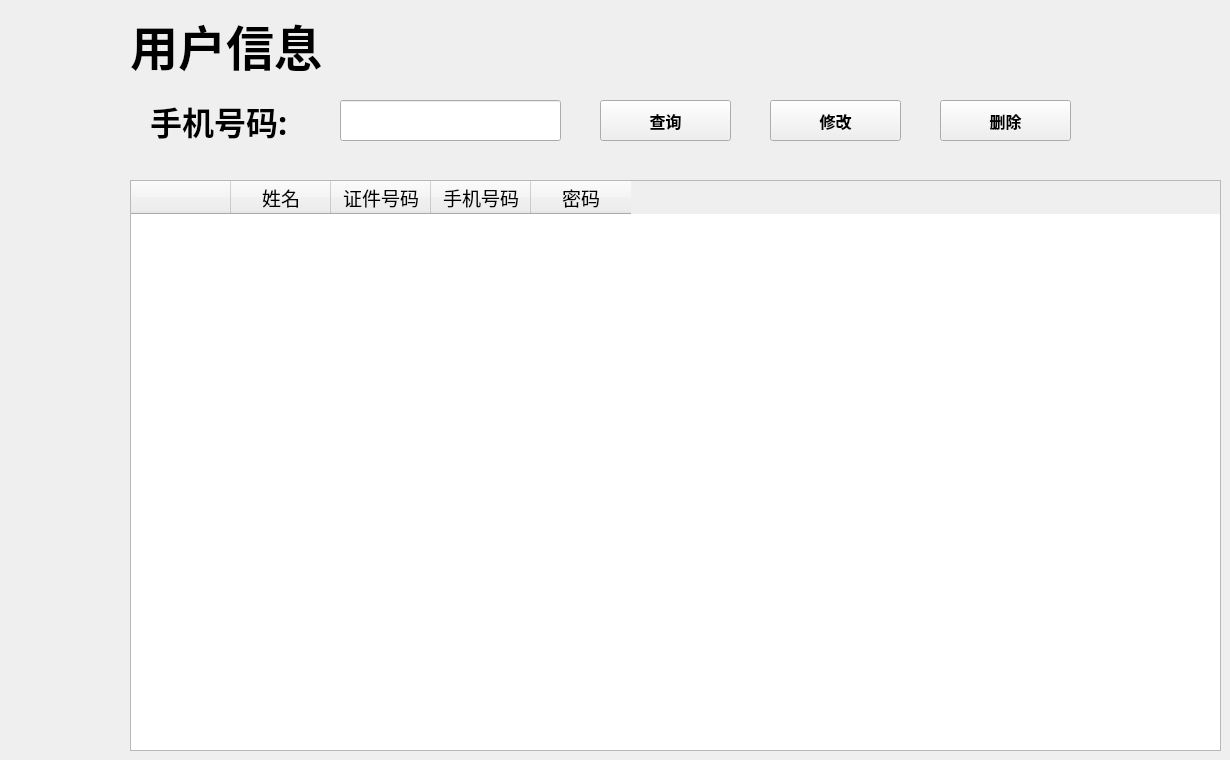
    <widget class="QWidget" name="userInfoPage">
     <widget class="QLabel" name="userInfoLabel">
      <property name="geometry">
       <rect>
        <x>130</x>
        <y>10</y>
        <width>241</width>
        <height>71</height>
       </rect>
      </property>
      <property name="font">
       <font>
        <family>Alibaba PuHuiTi 3.0</family>
        <pointsize>36</pointsize>
        <bold>true</bold>
       </font>
      </property>
      <property name="text">
       <string>用户信息</string>
      </property>
     </widget>
     <widget class="QTableWidget" name="userInfoTableWidget">
      <property name="geometry">
       <rect>
        <x>130</x>
        <y>180</y>
        <width>1091</width>
        <height>571</height>
       </rect>
      </property>
      <property name="sizePolicy">
       <sizepolicy hsizetype="Preferred" vsizetype="Preferred">
        <horstretch>0</horstretch>
        <verstretch>0</verstretch>
       </sizepolicy>
      </property>
      <property name="font">
       <font>
        <family>Alibaba PuHuiTi 3.0</family>
        <pointsize>14</pointsize>
       </font>
      </property>
      <property name="styleSheet">
       <string notr="true">/*
 * MacOS Style Sheet for QT Applications
 * Author: Jaime A. Quiroga P.
 * Company: GTRONICK
 * Last updated: 25/12/2020, 23:10.
 * Available at: https://github.com/GTRONICK/QSS/blob/master/MacOS.qss
 */
QMainWindow {
    background-color:#ececec;
}
QPushButton, QToolButton, QCommandLinkButton{
    padding: 0 5px 0 5px;
    border-style: solid;
    border-top-color: qlineargradient(spread:pad, x1:0, y1:0, x2:0, y2:1, stop:0 #c1c9cf, stop:1 #d2d8dd);
    border-right-color: qlineargradient(spread:pad, x1:1, y1:0, x2:0, y2:0, stop:0 #c1c9cf, stop:1 #d2d8dd);
    border-bottom-color: qlineargradient(spread:pad, x1:0, y1:1, x2:0, y2:0, stop:0 #c1c9cf, stop:1 #d2d8dd);
    border-left-color: qlineargradient(spread:pad, x1:0, y1:0, x2:1, y2:0, stop:0 #c1c9cf, stop:1 #d2d8dd);
    border-width: 2px;
    border-radius: 8px;
    color: #616161;
    font-weight: bold;
    background-color: qlineargradient(spread:pad, x1:0.5, y1:0, x2:0.5, y2:1, stop:0 #fbfdfd, stop:0.5 #ffffff, stop:1 #fbfdfd);
}
QPushButton::default, QToolButton::default, QCommandLinkButton::default{
    border: 2px solid transparent;
    color: #FFFFFF;
    background-color: qlineargradient(spread:pad, x1:0.5, y1:0, x2:0.5, y2:1, stop:0 #84afe5, stop:1 #1168e4);
}
QPushButton:hover, QToolButton:hover, QCommandLinkButton:hover{
    color: #3d3d3d;
}
QPushButton:pressed, QToolButton:pressed, QCommandLinkButton:pressed{
    color: #aeaeae;
    background-color: qlineargradient(spread:pad, x1:0.5, y1:0, x2:0.5, y2:1, stop:0 #ffffff, stop:0.5 #fbfdfd, stop:1 #ffffff);
}
QPushButton:disabled, QToolButton:disabled, QCommandLinkButton:disabled{
    color: #616161;
    background-color: qlineargradient(spread:pad, x1:0.5, y1:0, x2:0.5, y2:1, stop:0 #dce7eb, stop:0.5 #e0e8eb, stop:1 #dee7ec);
}
QLineEdit, QTextEdit, QPlainTextEdit, QSpinBox, QDoubleSpinBox, QTimeEdit, QDateEdit, QDateTimeEdit {
    border-width: 2px;
    border-radius: 8px;
    border-style: solid;
    border-top-color: qlineargradient(spread:pad, x1:0.5, y1:1, x2:0.5, y2:0, stop:0 #c1c9cf, stop:1 #d2d8dd);
    border-right-color: qlineargradient(spread:pad, x1:0, y1:0, x2:1, y2:0, stop:0 #c1c9cf, stop:1 #d2d8dd);
    border-bottom-color: qlineargradient(spread:pad, x1:0.5, y1:0, x2:0.5, y2:1, stop:0 #c1c9cf, stop:1 #d2d8dd);
    border-left-color: qlineargradient(spread:pad, x1:1, y1:0, x2:0, y2:0, stop:0 #c1c9cf, stop:1 #d2d8dd);
    background-color: #f4f4f4;
    color: #3d3d3d;
}
QLineEdit:focus, QTextEdit:focus, QPlainTextEdit:focus, QSpinBox:focus, QDoubleSpinBox:focus, QTimeEdit:focus, QDateEdit:focus, QDateTimeEdit:focus {
    border-width: 2px;
    border-radius: 8px;
    border-style: solid;
    border-top-color: qlineargradient(spread:pad, x1:0.5, y1:1, x2:0.5, y2:0, stop:0 #85b7e3, stop:1 #9ec1db);
    border-right-color: qlineargradient(spread:pad, x1:0, y1:0, x2:1, y2:0, stop:0 #85b7e3, stop:1 #9ec1db);
    border-bottom-color: qlineargradient(spread:pad, x1:0.5, y1:0, x2:0.5, y2:1, stop:0 #85b7e3, stop:1 #9ec1db);
    border-left-color: qlineargradient(spread:pad, x1:1, y1:0, x2:0, y2:0, stop:0 #85b7e3, stop:1 #9ec1db);
    background-color: #f4f4f4;
    color: #3d3d3d;
}
QLineEdit:disabled, QTextEdit:disabled, QPlainTextEdit:disabled, QSpinBox:disabled, QDoubleSpinBox:disabled, QTimeEdit:disabled, QDateEdit:disabled, QDateTimeEdit:disabled {
    color: #b9b9b9;
}
QSpinBox::up-button, QDoubleSpinBox::up-button, QTimeEdit::up-button, QDateEdit::up-button, QDateTimeEdit::up-button {
    subcontrol-origin: padding;
    subcontrol-position: top right;
    width: 15px;
    color: #272727;
    border-left-width: 1px;
    border-left-color: darkgray;
    border-left-style: solid;
    border-top-right-radius: 3px;
    padding: 3px;
}
QSpinBox::down-button, QDoubleSpinBox::down-button, QTimeEdit::down-button, QDateEdit::down-button, QDateTimeEdit::down-button {
    subcontrol-origin: padding;
    subcontrol-position: bottom right;
    width: 15px;
    color: #272727;
    border-left-width: 1px;
    border-left-color: darkgray;
    border-left-style: solid;
    border-bottom-right-radius: 3px;
    padding: 3px;
}
QSpinBox::up-button:pressed, QDoubleSpinBox::up-button:pressed, QTimeEdit::up-button:pressed, QDateEdit::up-button:pressed, QDateTimeEdit::up-button:pressed {
    color: #aeaeae;
    background-color: qlineargradient(spread:pad, x1:0.5, y1:0, x2:0.5, y2:1, stop:0 #ffffff, stop:0.5 #fbfdfd, stop:1 #ffffff);
}
QSpinBox::down-button:pressed, QDoubleSpinBox::down-button:pressed, QTimeEdit::down-button:pressed, QDateEdit::down-button:pressed, QDateTimeEdit::down-button:pressed {
    color: #aeaeae;
    background-color: qlineargradient(spread:pad, x1:0.5, y1:0, x2:0.5, y2:1, stop:0 #ffffff, stop:0.5 #fbfdfd, stop:1 #ffffff);
}
QSpinBox::up-button:hover, QDoubleSpinBox::up-button:hover, QTimeEdit::up-button:hover, QDateEdit::up-button:hover, QDateTimeEdit::up-button:hover {
    color: #FFFFFF;
    border-top-right-radius: 5px;
    background-color: qlineargradient(spread:pad, x1:0.5, y1:0, x2:0.5, y2:1, stop:0 #84afe5, stop:1 #1168e4);
    
}
QSpinBox::down-button:hover, QDoubleSpinBox::down-button:hover, QTimeEdit::down-button:hover, QDateEdit::down-button:hover, QDateTimeEdit::down-button:hover {
    color: #FFFFFF;
    border-bottom-right-radius: 5px;
    background-color: qlineargradient(spread:pad, x1:0.5, y1:0, x2:0.5, y2:1, stop:0 #84afe5, stop:1 #1168e4);
}
QSpinBox::up-arrow, QDoubleSpinBox::up-arrow, QTimeEdit::up-arrow, QDateEdit::up-arrow, QDateTimeEdit::up-arrow {
    image: url(/usr/share/icons/Adwaita/16x16/actions/go-up-symbolic.symbolic.png);
}
QSpinBox::down-arrow, QDoubleSpinBox::down-arrow, QTimeEdit::down-arrow, QDateEdit::down-arrow, QDateTimeEdit::down-arrow {
    image: url(/usr/share/icons/Adwaita/16x16/actions/go-down-symbolic.symbolic.png);
}
QProgressBar {
    max-height: 8px;
    text-align: center;
    font: italic bold 11px;
    color: #3d3d3d;
    border: 1px solid transparent;
    border-radius:4px;
    background-color: qlineargradient(spread:pad, x1:0, y1:0, x2:0, y2:1, stop:0 #ddd5d5, stop:0.5 #dad3d3, stop:1 #ddd5d5);
}
QProgressBar::chunk {
    background-color: qlineargradient(spread:pad, x1:0, y1:0, x2:0, y2:1, stop:0 #467dd1, stop:0.5 #3b88fc, stop:1 #467dd1);
    border-radius: 4px;
}
QProgressBar:disabled {
    color: #616161;
}
QProgressBar::chunk:disabled {
    background-color: #aeaeae;
}
QSlider::groove {
    border: 1px solid #bbbbbb;
    background-color: #52595d;
    border-radius: 4px;
}
QSlider::groove:horizontal {
    height: 6px;
}
QSlider::groove:vertical {
    width: 6px;
}
QSlider::handle:horizontal {
    background: #ffffff;
    border-style: solid;
    border-width: 1px;
    border-color: rgb(207,207,207);
    width: 12px;
    margin: -5px 0;
    border-radius: 7px;
}
QSlider::handle:vertical {
    background: #ffffff;
    border-style: solid;
    border-width: 1px;
    border-color: rgb(207,207,207);
    height: 12px;
    margin: 0 -5px;
    border-radius: 7px;
}
QSlider::add-page, QSlider::sub-page {
    border: 1px transparent;
    background-color: #52595d;
    border-radius: 4px;
}
QSlider::add-page:horizontal {
    background: qlineargradient(spread:pad, x1:0, y1:0, x2:0, y2:1, stop:0 #ddd5d5, stop:0.5 #dad3d3, stop:1 #ddd5d5);
}
QSlider::sub-page:horizontal {
    background-color: qlineargradient(spread:pad, x1:0, y1:0, x2:1, y2:0, stop:0 #467dd1, stop:0.5 #3b88fc, stop:1 #467dd1);
}
QSlider::add-page:vertical {
    background-color: qlineargradient(spread:pad, x1:0, y1:0, x2:0, y2:1, stop:0 #467dd1, stop:0.5 #3b88fc, stop:1 #467dd1);
}
QSlider::sub-page:vertical {
    background: qlineargradient(spread:pad, x1:0, y1:0, x2:1, y2:0, stop:0 #ddd5d5, stop:0.5 #dad3d3, stop:1 #ddd5d5);
}
QSlider::add-page:horizontal:disabled, QSlider::sub-page:horizontal:disabled, QSlider::add-page:vertical:disabled, QSlider::sub-page:vertical:disabled {
    background: #b9b9b9;
}
QComboBox, QFontComboBox {
    border-width: 2px;
    border-radius: 8px;
    border-style: solid;
    border-top-color: qlineargradient(spread:pad, x1:0.5, y1:1, x2:0.5, y2:0, stop:0 #c1c9cf, stop:1 #d2d8dd);
    border-right-color: qlineargradient(spread:pad, x1:0, y1:0, x2:1, y2:0, stop:0 #c1c9cf, stop:1 #d2d8dd);
    border-bottom-color: qlineargradient(spread:pad, x1:0.5, y1:0, x2:0.5, y2:1, stop:0 #c1c9cf, stop:1 #d2d8dd);
    border-left-color: qlineargradient(spread:pad, x1:1, y1:0, x2:0, y2:0, stop:0 #c1c9cf, stop:1 #d2d8dd);
    background-color: #f4f4f4;
    color: #272727;
    padding-left: 5px;
}
QComboBox:editable, QComboBox:!editable, QComboBox::drop-down:editable, QComboBox:!editable:on, QComboBox::drop-down:editable:on {
    background: #ffffff;
}
QComboBox::drop-down {
    subcontrol-origin: padding;
    subcontrol-position: top right;
    width: 15px;
    color: #272727;
    border-left-width: 1px;
    border-left-color: darkgray;
    border-left-style: solid;
    border-top-right-radius: 3px;
    border-bottom-right-radius: 3px;
}
QComboBox::down-arrow {
    image: url(/usr/share/icons/Adwaita/16x16/actions/go-down-symbolic.symbolic.png); /*Adawaita icon thene*/
}

QComboBox::down-arrow:on {
    top: 1px;
    left: 1px;
}
QComboBox QAbstractItemView {
    border: 1px solid darkgray;
    border-radius: 8px;
    selection-background-color: #dadada;
    selection-color: #272727;
    color: #272727;
    background: white;
}
QLabel, QCheckBox, QRadioButton {
    color: #272727;
}
QCheckBox {
    padding: 2px;
}
QCheckBox:disabled, QRadioButton:disabled {
    color: #808086;
    padding: 2px;
}

QCheckBox:hover {
    border-radius:4px;
    border-style:solid;
    padding-left: 1px;
    padding-right: 1px;
    padding-bottom: 1px;
    padding-top: 1px;
    border-width:1px;
    border-color: transparent;
}
QCheckBox::indicator:checked {
    image: url(/usr/share/icons/Adwaita/16x16/actions/object-select-symbolic.symbolic.png);
    height: 15px;
    width: 15px;
    border-style:solid;
    border-width: 1px;
    border-color: #48a5fd;
    color: #ffffff;
    border-radius: 3px;
    background-color: qlineargradient(spread:pad, x1:0, y1:0, x2:0, y2:1, stop:0 #48a5fd, stop:0.5 #329cfb, stop:1 #48a5fd);
}
QCheckBox::indicator:unchecked {
    
    height: 15px;
    width: 15px;
    border-style:solid;
    border-width: 1px;
    border-color: #48a5fd;
    border-radius: 3px;
    background-color: #fbfdfa;
}
QLCDNumber {
    color: #616161;;
}
QMenuBar {
    background-color: #ececec;
}
QMenuBar::item {
    color: #616161;
    spacing: 3px;
    padding: 1px 4px;
    background-color: #ececec;
}

QMenuBar::item:selected {
    background-color: #dadada;
    color: #3d3d3d;
}
QMenu {
    background-color: #ececec;
}
QMenu::item:selected {
    background-color: #dadada;
    color: #3d3d3d;
}
QMenu::item {
    color: #616161;;
    background-color: #e0e0e0;
}
QTabWidget {
    color:rgb(0,0,0);
    background-color:#000000;
}
QTabWidget::pane {
    border-color: #050a0e;
    background-color: #e0e0e0;
    border-width: 1px;
    border-radius: 4px;
    position: absolute;
    top: -0.5em;
    padding-top: 0.5em;
}

QTabWidget::tab-bar {
    alignment: center;
}

QTabBar::tab {
    border-bottom: 1px solid #c0c0c0;
    padding: 3px;
    color: #272727;
    background-color: #fefefc;
    margin-left:0px;
}
QTabBar::tab:!last {
    border-right: 1px solid;
    border-right-color: #c0c0c0;
    border-bottom-color: #c0c0c0;
}
QTabBar::tab:first {
    border-top-left-radius: 4px;
    border-bottom-left-radius: 4px;
}
QTabBar::tab:last {
    border-top-right-radius: 4px;
    border-bottom-right-radius: 4px;
}
QTabBar::tab:selected, QTabBar::tab:last:selected, QTabBar::tab:hover {
    color: #FFFFFF;
    background-color: qlineargradient(spread:pad, x1:0.5, y1:0, x2:0.5, y2:1, stop:0 #84afe5, stop:1 #1168e4);
}
QRadioButton::indicator {
    height: 14px;
    width: 14px;
    border-style:solid;
    border-radius:7px;
    border-width: 1px;
}
QRadioButton::indicator:checked {
    border-color: #48a5fd;
    background-color: qradialgradient(cx:0.5, cy:0.5, radius:0.4,fx:0.5, fy:0.5, stop:0 #ffffff, stop:0.5 #ffffff, stop:0.6 #48a5fd, stop:1 #48a5fd);
}
QRadioButton::indicator:!checked {
    border-color: #a9b7c6;
    background-color: #fbfdfa;
}
QStatusBar {
    color:#027f7f;
}

QDial {
    background: #16a085;
}

QToolBox {
    color: #a9b7c6;
    background-color: #222b2e;
}
QToolBox::tab {
    color: #a9b7c6;
    background-color:#222b2e;
}
QToolBox::tab:selected {
    color: #FFFFFF;
    background-color:#222b2e;
}
QScrollArea {
    color: #FFFFFF;
    background-color:#222b2e;
}

QScrollBar:horizontal {
	max-height: 10px;
	border: 1px transparent grey;
	margin: 0px 20px 0px 20px;
	background: transparent;
}
QScrollBar:vertical {
	max-width: 10px;
	border: 1px transparent grey;
	margin: 20px 0px 20px 0px;
	background: transparent;
}
QScrollBar::handle:vertical, QScrollBar::handle:horizontal {
	background: #52595d;
	border-style: transparent;
	border-radius: 4px;
	min-height: 25px;
}
QScrollBar::handle:horizontal:hover, QScrollBar::handle:vertical:hover {
	background: qlineargradient(spread:pad, x1:0, y1:0, x2:1, y2:0, stop:0 #467dd1, stop:0.5 #3b88fc, stop:1 #467dd1);
}
QScrollBar::add-line, QScrollBar::sub-line {
    border: 2px transparent grey;
    border-radius: 4px;
    subcontrol-origin: margin;
    background: #b9b9b9;
}
QScrollBar::add-line:horizontal {
    width: 20px;
    subcontrol-position: right;
}
QScrollBar::add-line:vertical {
    height: 20px;
    subcontrol-position: bottom;
}
QScrollBar::sub-line:horizontal {
    width: 20px;
    subcontrol-position: left;
}
QScrollBar::sub-line:vertical {
    height: 20px;
    subcontrol-position: top;
}
QScrollBar::add-line:vertical:pressed, QScrollBar::add-line:horizontal:pressed, QScrollBar::sub-line:horizontal:pressed, QScrollBar::sub-line:vertical:pressed {
    background: qlineargradient(spread:pad, x1:0, y1:0, x2:1, y2:0, stop:0 #467dd1, stop:0.5 #3b88fc, stop:1 #467dd1);
}
QScrollBar::add-page:horizontal, QScrollBar::sub-page:horizontal, QScrollBar::add-page:vertical, QScrollBar::sub-page:vertical {
    background: none;
}
QScrollBar::up-arrow:vertical {
    image: url(/usr/share/icons/Adwaita/16x16/actions/go-up-symbolic.symbolic.png);
}
QScrollBar::down-arrow:vertical {
    image: url(/usr/share/icons/Adwaita/16x16/actions/go-down-symbolic.symbolic.png);
}
QScrollBar::left-arrow:horizontal {
    image: url(/usr/share/icons/Adwaita/16x16/actions/go-previous-symbolic.symbolic.png);
}
QScrollBar::right-arrow:horizontal {
    image: url(/usr/share/icons/Adwaita/16x16/actions/go-next-symbolic.symbolic.png);
}
</string>
      </property>
      <column>
       <property name="text">
        <string/>
       </property>
       <property name="font">
        <font>
         <family>Alibaba PuHuiTi 3.0</family>
         <pointsize>14</pointsize>
        </font>
       </property>
      </column>
      <column>
       <property name="text">
        <string>姓名</string>
       </property>
       <property name="font">
        <font>
         <family>Alibaba PuHuiTi 3.0</family>
         <pointsize>14</pointsize>
        </font>
       </property>
      </column>
      <column>
       <property name="text">
        <string>证件号码</string>
       </property>
       <property name="font">
        <font>
         <family>Alibaba PuHuiTi 3.0</family>
         <pointsize>14</pointsize>
        </font>
       </property>
      </column>
      <column>
       <property name="text">
        <string>手机号码</string>
       </property>
       <property name="font">
        <font>
         <family>Alibaba PuHuiTi 3.0</family>
         <pointsize>14</pointsize>
        </font>
       </property>
      </column>
      <column>
       <property name="text">
        <string>密码</string>
       </property>
       <property name="font">
        <font>
         <family>Alibaba PuHuiTi 3.0</family>
         <pointsize>14</pointsize>
        </font>
       </property>
      </column>
     </widget>
     <widget class="QLabel" name="userTelLabel">
      <property name="geometry">
       <rect>
        <x>150</x>
        <y>100</y>
        <width>171</width>
        <height>41</height>
       </rect>
      </property>
      <property name="font">
       <font>
        <family>Alibaba PuHuiTi 3.0</family>
        <pointsize>24</pointsize>
        <bold>true</bold>
       </font>
      </property>
      <property name="text">
       <string>手机号码:</string>
      </property>
     </widget>
     <widget class="QLineEdit" name="userTelLineEdit">
      <property name="geometry">
       <rect>
        <x>340</x>
        <y>100</y>
        <width>221</width>
        <height>41</height>
       </rect>
      </property>
      <property name="font">
       <font>
        <family>Alibaba PuHuiTi 3.0</family>
        <pointsize>24</pointsize>
       </font>
      </property>
     </widget>
     <widget class="QPushButton" name="userQueryPushButton">
      <property name="geometry">
       <rect>
        <x>600</x>
        <y>100</y>
        <width>131</width>
        <height>41</height>
       </rect>
      </property>
      <property name="font">
       <font>
        <family>Alibaba PuHuiTi 3.0</family>
        <pointsize>12</pointsize>
        <bold>true</bold>
       </font>
      </property>
      <property name="text">
       <string>查询</string>
      </property>
     </widget>
     <widget class="QPushButton" name="userModifyPushButton">
      <property name="geometry">
       <rect>
        <x>770</x>
        <y>100</y>
        <width>131</width>
        <height>41</height>
       </rect>
      </property>
      <property name="font">
       <font>
        <family>Alibaba PuHuiTi 3.0</family>
        <pointsize>12</pointsize>
        <bold>true</bold>
       </font>
      </property>
      <property name="text">
       <string>修改</string>
      </property>
     </widget>
     <widget class="QPushButton" name="userDeletePushButton">
      <property name="geometry">
       <rect>
        <x>940</x>
        <y>100</y>
        <width>131</width>
        <height>41</height>
       </rect>
      </property>
      <property name="font">
       <font>
        <family>Alibaba PuHuiTi 3.0</family>
        <pointsize>12</pointsize>
        <bold>true</bold>
       </font>
      </property>
      <property name="text">
       <string>删除</string>
      </property>
     </widget>
    </widget>
